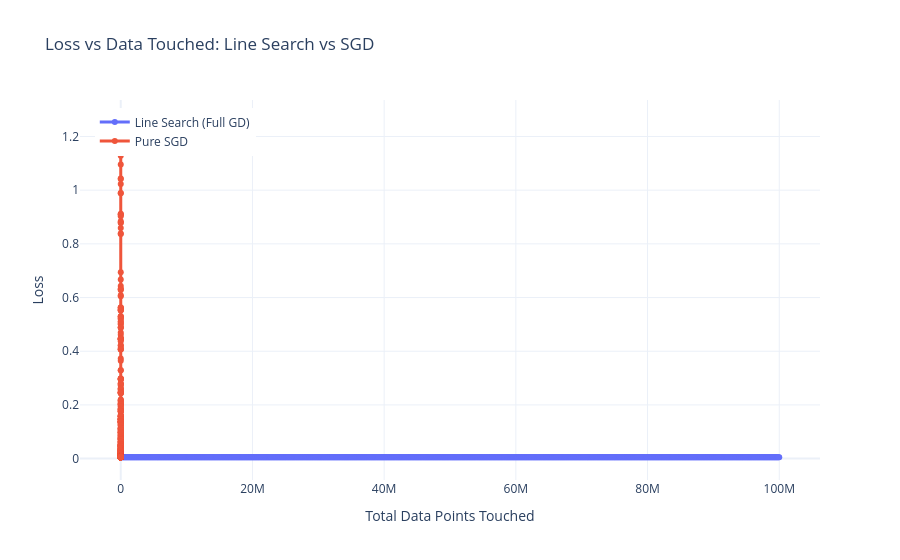

Write notebook code for a chart like this one.
### Code cell
import plotly.graph_objects as go

fig = go.Figure()

fig.add_trace(
    go.Scatter(
        x=x_line_search,
        y=losses_line_search,
        mode="lines+markers",
        name="Line Search (Full GD)",
        line=dict(width=3)
    )
)

fig.add_trace(
    go.Scatter(
        x=x_sgd,
        y=losses_sgd,
        mode="lines+markers",
        name="Pure SGD",
        line=dict(width=3)
    )
)

fig.update_layout(
    title="Loss vs Data Touched: Line Search vs SGD",
    xaxis_title="Total Data Points Touched",
    yaxis_title="Loss",
    template="plotly_white",
    legend=dict(x=0.02, y=0.98)
)

fig.show()

### Figure 1 — Plotly figure (JSON) as saved in the notebook; plotly's stock layout.template omitted (floating-point values rounded to 4 significant figures; data arrays with more than 128 entries replaced by an {"elided": "..."} marker saying what was removed)
{"data": [{"line": {"width": 3}, "mode": "lines+markers", "name": "Line Search (Full GD)", "type": "scatter", "x": {"elided": "1000 int values"}, "y": {"elided": "1000 float values"}}, {"line": {"width": 3}, "mode": "lines+markers", "name": "Pure SGD", "type": "scatter", "x": {"elided": "1000 int values"}, "y": {"elided": "1000 float values"}}], "layout": {"legend": {"x": 0.02, "y": 0.98}, "title": {"text": "Loss vs Data Touched: Line Search vs SGD"}, "xaxis": {"title": {"text": "Total Data Points Touched"}}, "yaxis": {"title": {"text": "Loss"}}}}
